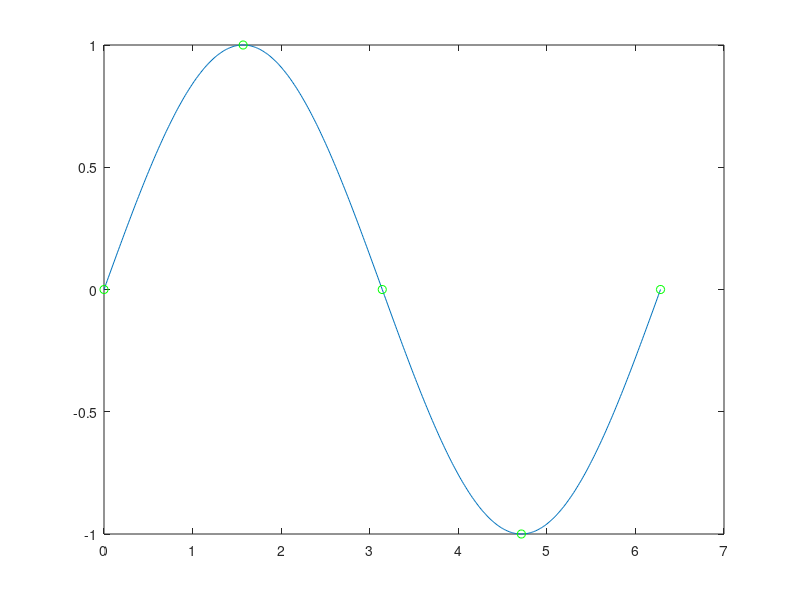

Reproduce this figure in MATLAB. (Note: this script raises an error after producing the figure.)
clear all
close all

prompt  = {'Nb de Points de collocation','Nb de points de tracer'};
title   = 'Interpolation';
lines= 1;
def     = {'4','500'};
q = inputdlg(prompt,title,lines,def);
n=str2num(q{1});
nt=str2num(q{2});

% tracer du sinus
x0=(0:2*pi/nt:2*pi)';
y0=sin(x0);
plot(x0,y0);
hold on

% points de collocation
xc=(0:2*pi/n:2*pi)';
yc=sin(xc);
plot(xc,yc,'go');

% Table des polynomes de Lagrange pour tout x0
n=size(xc,1);
nt=size(min,1);
P=ones(nt,n);
for i=1:n
   for j=1:n
      if(i~=j)
         P(:,i)=P(:,i).*(x0-xc(j))./(xc(i)-xc(j));
      end
   end
end
%P=Lagrange(xc,x0);

% le polynome
y=P*yc;
% tracer de la courbe d'interpolation
plot(x0,y,'r')

